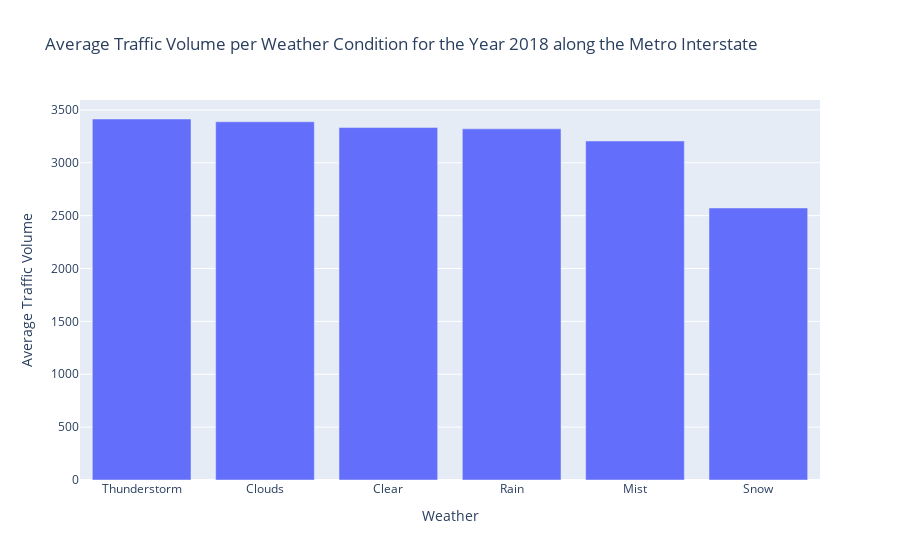

Here is the notebook cell this chart was saved with:
### Code cell
traffic_volume_by_weather = daily_2018_df.groupby('weather_main')['traffic_volume'].mean().sort_values(ascending=False)

fig = go.Figure(data=[go.Bar(x=traffic_volume_by_weather.index, y=traffic_volume_by_weather.values)])
fig.update_layout(title='Average Traffic Volume per Weather Condition for the Year 2018 along the Metro Interstate',
                  xaxis_title='Weather',
                  yaxis_title='Average Traffic Volume')

fig.show()

### Figure 1 — Plotly figure (JSON) as saved in the notebook; plotly's stock layout.template omitted (floating-point values rounded to 4 significant figures)
{"data": [{"type": "bar", "x": ["Thunderstorm", "Clouds", "Clear", "Rain", "Mist", "Snow"], "y": [3414.0, 3388.0, 3333.0, 3321.0, 3206.0, 2572.0]}], "layout": {"title": {"text": "Average Traffic Volume per Weather Condition for the Year 2018 along the Metro Interstate"}, "xaxis": {"title": {"text": "Weather"}}, "yaxis": {"title": {"text": "Average Traffic Volume"}}}}
